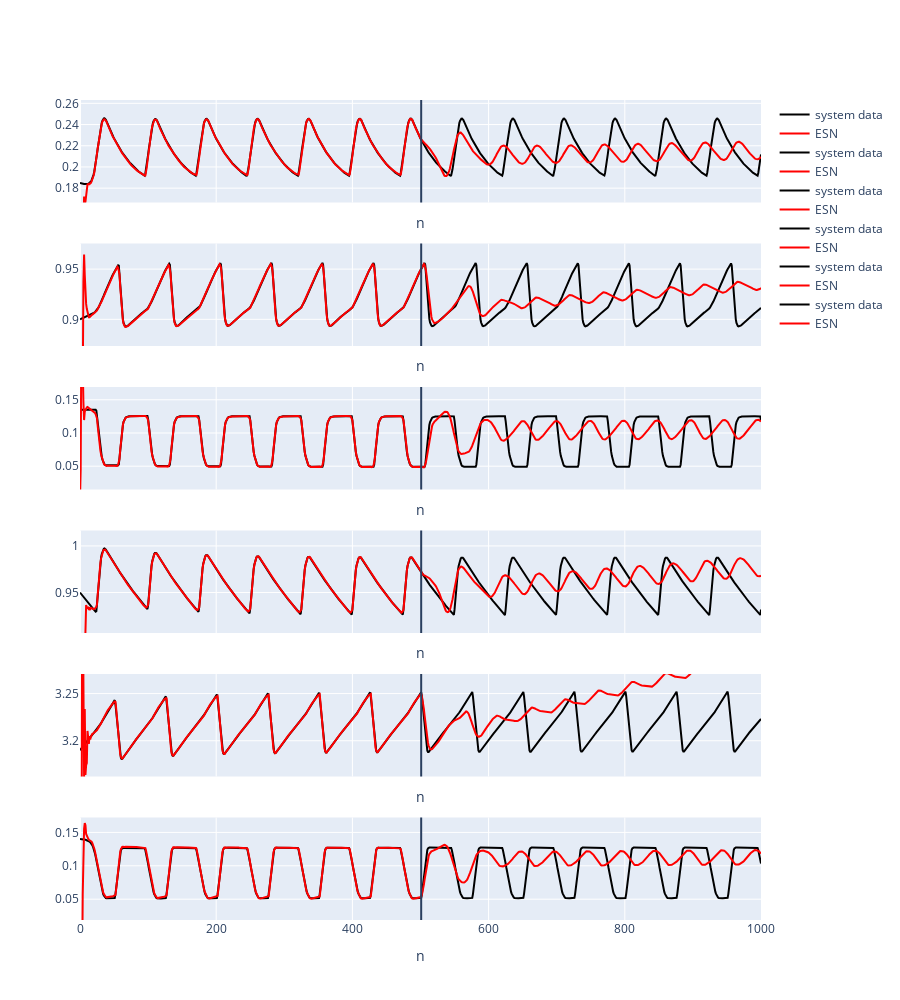

Notebook code cell kept with this figure:
### Code cell
# torch.manual_seed(5)
esn = echo_state_network.ESN(
    n_inputs=0, 
    n_outputs=y_train.shape[1],
    n_neurons=5000,
    spectral_radius=0.99,
    f_activation=torch.relu,
    )
x_train = esn.train(
    u_train.to(settings.device), 
    y_train[:, :].to(settings.device), 
    n_discard=200, 
    k_l2=1e-1,
)

x_init = x_train[-1, :]
y_init = y_train[-1, :]
x_test_esn, y_test_esn = esn.predict(
    u_test.to(settings.device), 
    x_init, 
    y_init.to(settings.device),
)
x_esn = np.concatenate([x_train.cpu(), x_test_esn])
# fig, axs = plt.subplots(2, 1, figsize=(20, 10), sharex=True)
# axs[0].plot(np.concatenate([x_train.numpy(), x]))
# axs[1].axvline(n_train, color='black')
# axs[1].plot(y_plot, linewidth=3)
# axs[1].plot(np.concatenate([(x_train @ esn.output_weights).numpy(), y]))

y_esn = np.concatenate([(x_train @ esn.output_weights).cpu(), y_test_esn])
rows = esn.n_outputs # + 1
fig = subplots.make_subplots(rows=rows, cols=1, shared_xaxes=True)
for i in range(esn.n_outputs):
    fig.add_scatter(y=y_full[:, i], name='system data', row=i+1, col=1, line_color='black')
    fig.add_scatter(y=y_esn[:, i], name='ESN', row=i+1, col=1, line_color='red')
    fig.add_vline(x=n_train, row=i+1, col=1)
    y_std = y_full[:, i].std()
    fig.update_yaxes(row=i+1, range=[min(y_full[:, i]) - y_std, max(y_full[:, i]) + y_std])
if rows > esn.n_outputs:
    for x_neuron in x_esn.T:
        fig.add_scatter(y=x_neuron, showlegend=False, row=3, col=1)
fig.update_layout(hovermode='x', height=1000)
fig.update_xaxes(title_text='n')
fig
# esn.output_weights

### Figure 1 — Plotly figure (JSON) as saved in the notebook; plotly's stock layout.template omitted (floating-point values rounded to 4 significant figures; data arrays with more than 128 entries replaced by an {"elided": "..."} marker saying what was removed)
{"data": [{"line": {"color": "black"}, "name": "system data", "type": "scatter", "xaxis": "x", "y": {"elided": "1001 float values"}, "yaxis": "y"}, {"line": {"color": "red"}, "name": "ESN", "type": "scatter", "xaxis": "x", "y": {"elided": "1001 float values"}, "yaxis": "y"}, {"line": {"color": "black"}, "name": "system data", "type": "scatter", "xaxis": "x2", "y": {"elided": "1001 float values"}, "yaxis": "y2"}, {"line": {"color": "red"}, "name": "ESN", "type": "scatter", "xaxis": "x2", "y": {"elided": "1001 float values"}, "yaxis": "y2"}, {"line": {"color": "black"}, "name": "system data", "type": "scatter", "xaxis": "x3", "y": {"elided": "1001 float values"}, "yaxis": "y3"}, {"line": {"color": "red"}, "name": "ESN", "type": "scatter", "xaxis": "x3", "y": {"elided": "1001 float values"}, "yaxis": "y3"}, {"line": {"color": "black"}, "name": "system data", "type": "scatter", "xaxis": "x4", "y": {"elided": "1001 float values"}, "yaxis": "y4"}, {"line": {"color": "red"}, "name": "ESN", "type": "scatter", "xaxis": "x4", "y": {"elided": "1001 float values"}, "yaxis": "y4"}, {"line": {"color": "black"}, "name": "system data", "type": "scatter", "xaxis": "x5", "y": {"elided": "1001 float values"}, "yaxis": "y5"}, {"line": {"color": "red"}, "name": "ESN", "type": "scatter", "xaxis": "x5", "y": {"elided": "1001 float values"}, "yaxis": "y5"}, {"line": {"color": "black"}, "name": "system data", "type": "scatter", "xaxis": "x6", "y": {"elided": "1001 float values"}, "yaxis": "y6"}, {"line": {"color": "red"}, "name": "ESN", "type": "scatter", "xaxis": "x6", "y": {"elided": "1001 float values"}, "yaxis": "y6"}], "layout": {"height": 1000, "hovermode": "x", "shapes": [{"type": "line", "x0": 501, "x1": 501, "xref": "x", "y0": 0, "y1": 1, "yref": "y domain"}, {"type": "line", "x0": 501, "x1": 501, "xref": "x2", "y0": 0, "y1": 1, "yref": "y2 domain"}, {"type": "line", "x0": 501, "x1": 501, "xref": "x3", "y0": 0, "y1": 1, "yref": "y3 domain"}, {"type": "line", "x0": 501, "x1": 501, "xref": "x4", "y0": 0, "y1": 1, "yref": "y4 domain"}, {"type": "line", "x0": 501, "x1": 501, "xref": "x5", "y0": 0, "y1": 1, "yref": "y5 domain"}, {"type": "line", "x0": 501, "x1": 501, "xref": "x6", "y0": 0, "y1": 1, "yref": "y6 domain"}], "xaxis": {"anchor": "y", "domain": [0, 1], "matches": "x6", "showticklabels": false, "title": {"text": "n"}}, "xaxis2": {"anchor": "y2", "domain": [0, 1], "matches": "x6", "showticklabels": false, "title": {"text": "n"}}, "xaxis3": {"anchor": "y3", "domain": [0, 1], "matches": "x6", "showticklabels": false, "title": {"text": "n"}}, "xaxis4": {"anchor": "y4", "domain": [0, 1], "matches": "x6", "showticklabels": false, "title": {"text": "n"}}, "xaxis5": {"anchor": "y5", "domain": [0, 1], "matches": "x6", "showticklabels": false, "title": {"text": "n"}}, "xaxis6": {"anchor": "y6", "domain": [0, 1], "title": {"text": "n"}}, "yaxis": {"anchor": "x", "domain": [0.875, 1], "range": [0.1665, 0.2631]}, "yaxis2": {"anchor": "x2", "domain": [0.7, 0.825], "range": [0.8735, 0.9755]}, "yaxis3": {"anchor": "x3", "domain": [0.525, 0.65], "range": [0.01493, 0.1692]}, "yaxis4": {"anchor": "x4", "domain": [0.35, 0.475], "range": [0.9066, 1.017]}, "yaxis5": {"anchor": "x5", "domain": [0.175, 0.3], "range": [3.162, 3.271]}, "yaxis6": {"anchor": "x6", "domain": [0, 0.125], "range": [0.01882, 0.1724]}}}
